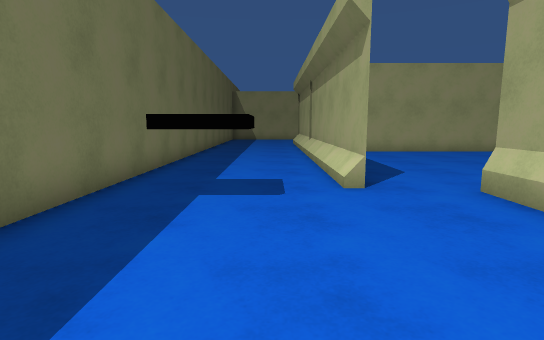
View 1 (above)

24 first-person views from a walk through a Unity game level. The camera is 1.2 m above the floor, tilts 8° down and sees 80° across. The floor is counted in squares, 1 m on a side. Each view is taken from the middle of a square. On the plan, view 1 faces up. The plan holds only what a view shows up to about 14 squares ahead; the rest is blank. The place goes on beyond the plan.

View 2
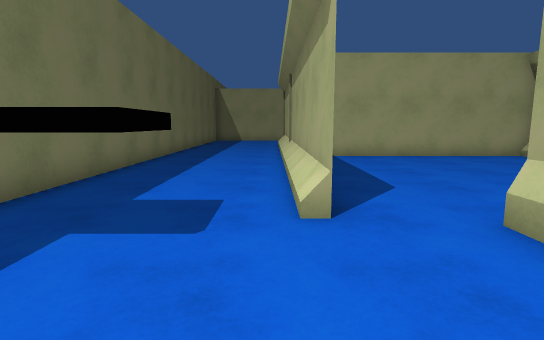

View 3
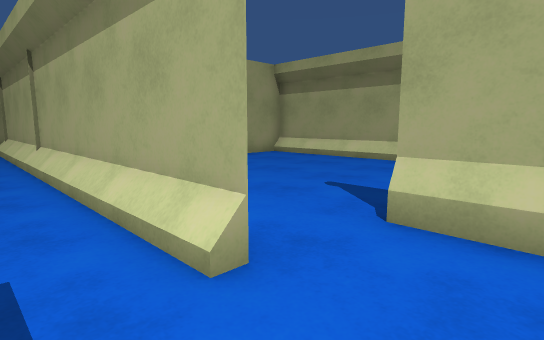

View 4
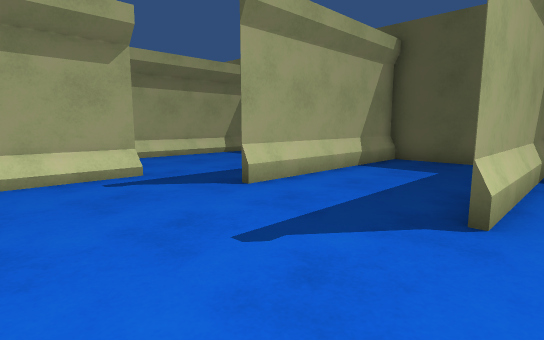

View 5
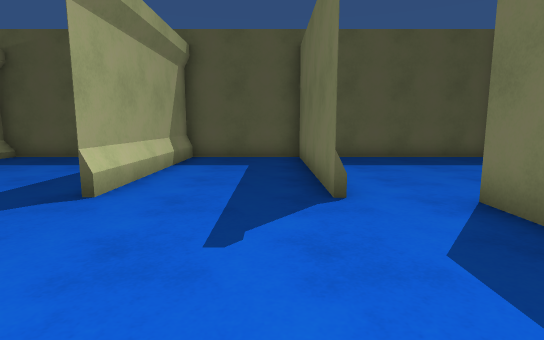

View 6
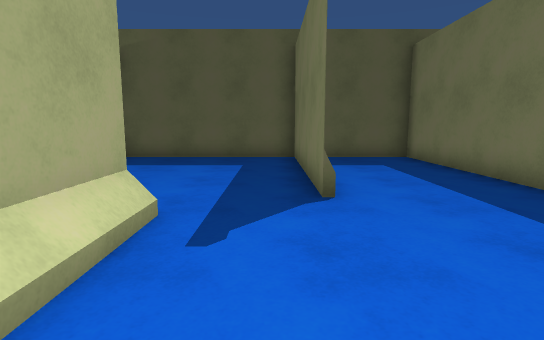

View 7
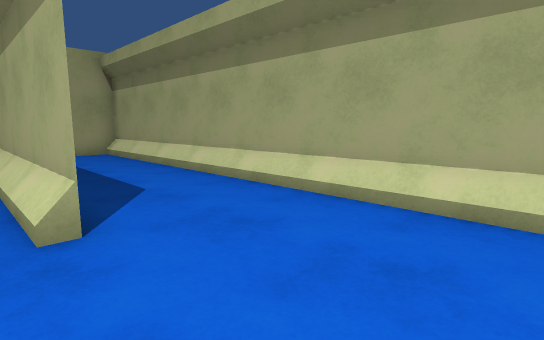

View 8
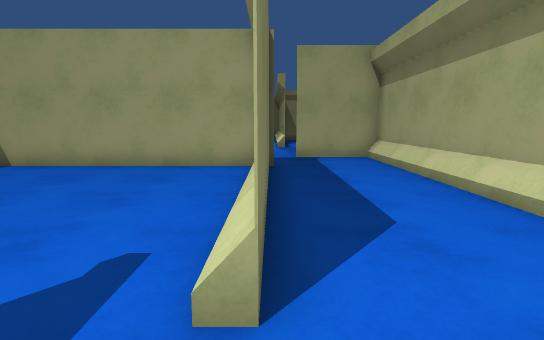

View 9
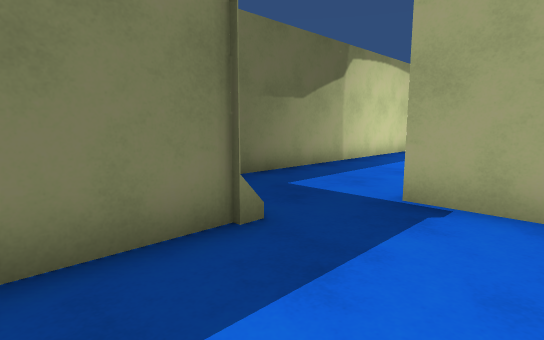

View 10
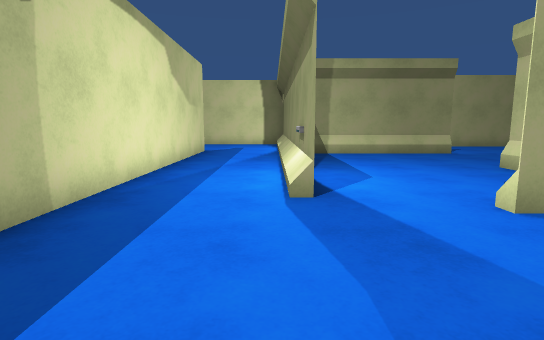

View 11
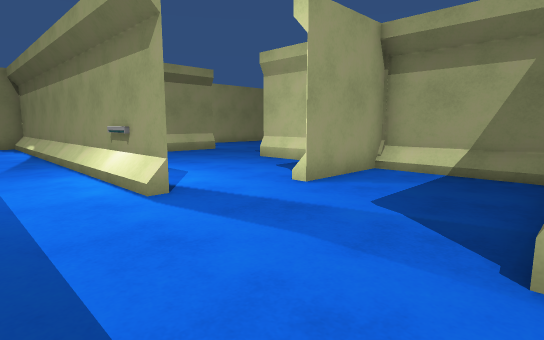

View 12
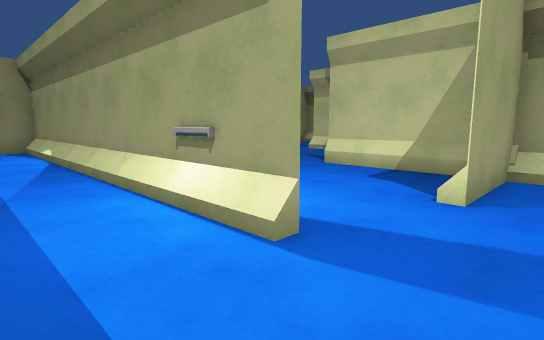

View 13
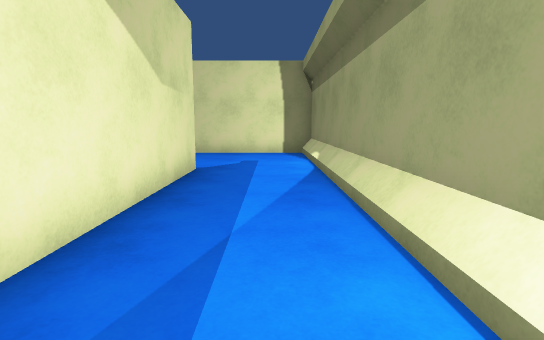

View 14
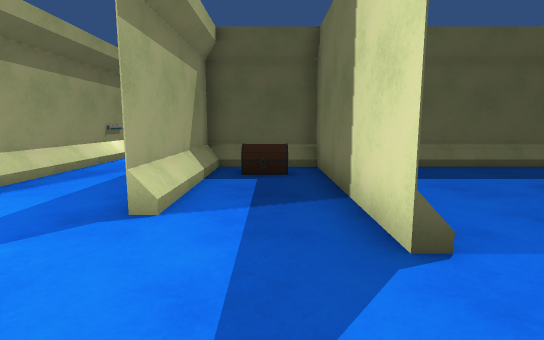

View 15
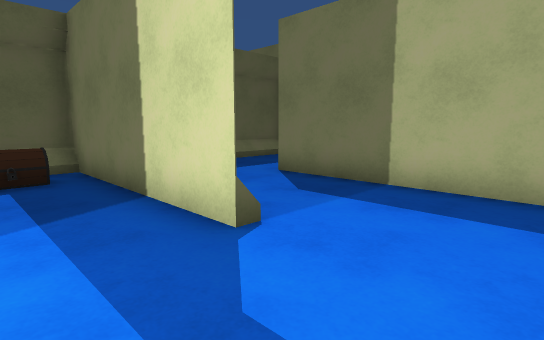

View 16
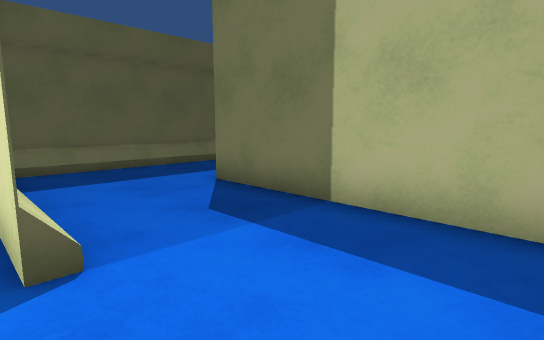

View 17
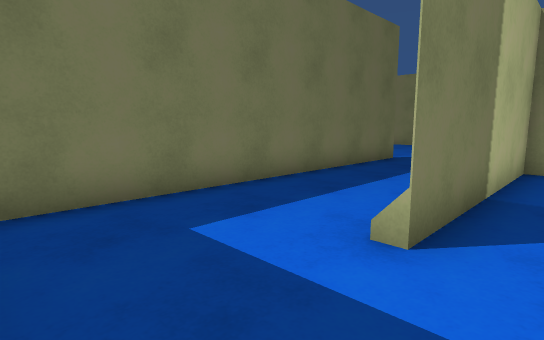

View 18
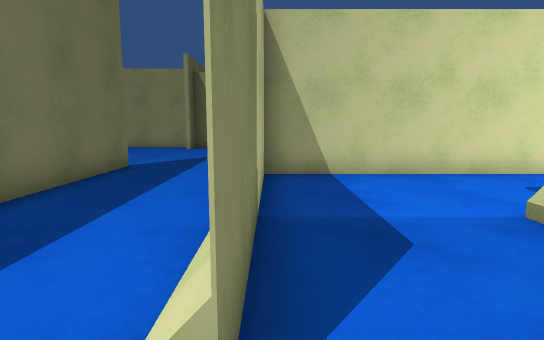

View 19
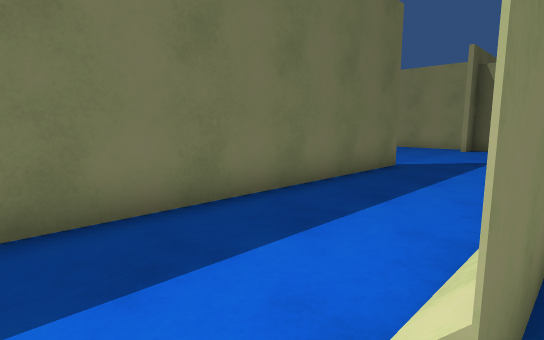

View 20
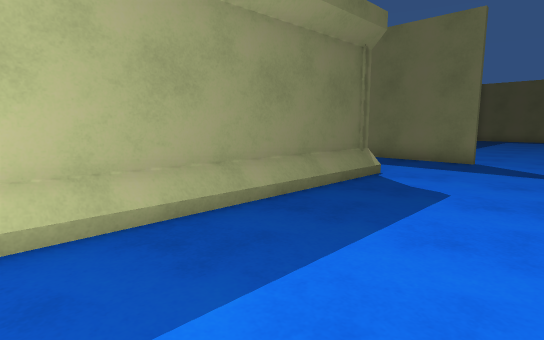

View 21
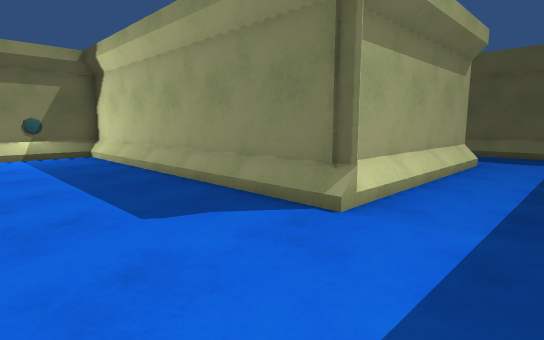

View 22
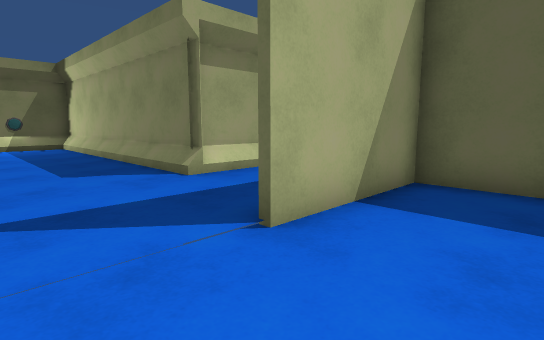

View 23
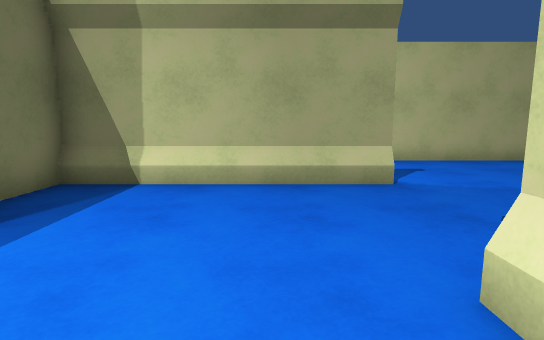

View 24
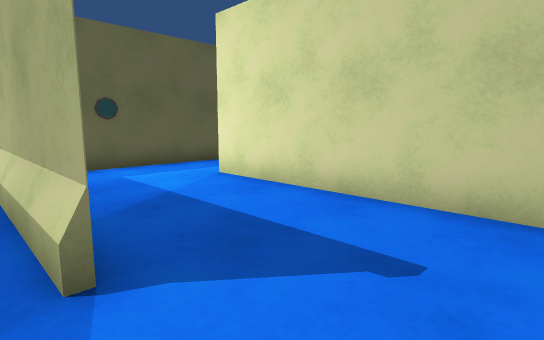

### Floor plan
Points are (right, up) in squares from view 1. A wall is a line through its corners. A room is listed if a view was taken in it or the views show most of it. See-through windows are left out.
Room 1 (views 1, 2, 3)
walls: (-3.2, 16.1) (-3.2, 3.6); (1.7, 6) (1.7, 20.9); (4, -0.8) (4, 5.9); (-3, -1) (4, -1)
low walls: (1.6, 6.5) (1.6, 21.1); (3.8, 0.8) (3.8, 5.5)
ways out: opening at (2.5, 6) to room 2
Room 2 (views 4, 5, 6)
walls: (4, 5.9) (4, -1.1); (1.8, 7.2) (1.8, 6); (10.9, 6.7) (10.9, 13.2); (11.1, 14.4) (1.6, 14.4); (4, -1) (7.9, -1); (8.1, -1.1) (8.1, 5.8)
low walls: (10.5, 6.8) (10.5, 13.2); (7.9, -1.1) (7.9, 5.5)
ways out: opening at (2.5, 6) to room 1; opening at (9.5, 5.5) to room 3
Room 3 (views 7, 8, 9)
walls: (8.2, 5.8) (8.2, -1); (14.9, 1.8) (14.9, 17) (11.9, 17); (10.9, 14.5) (10.9, 6.8) (10.5, 6.8); (7.9, -1) (14.9, -1)
low walls: (10.6, 8.4) (10.6, 6.7); (10.6, 9.4) (10.6, 8.5); (10.6, 10.4) (10.6, 9.5); (14.6, 1.8) (14.6, 15.4); (14.6, 15.5) (14.6, 16.4)
ways out: opening at (9.5, 5.5) to room 2; opening at (10.5, 15.5) to room 4
Room 4 (views 10, 11, 12, 13, 14, 15, 16, 17, 18, 19, 20, 21, 22, 23, 24)
walls: (7.9, 26.4) (7.9, 31.9) (7.9, 17); (11.7, 34.4) (11.7, 33.4); (4.7, 33.1) (4.7, 26.5); (11.8, 36.8) (0.8, 36.8) (0.8, 30) (0.8, 37); (11.7, 22.2) (11.7, 39.9); (0.5, 33.6) (0.5, 36.9) (11.7, 36.9); (18.5, 30.7) (11.7, 30.7) (11.7, 29); (17.7, 22) (17.7, 26.1); (-3, 26.4) (7.7, 26.4); (21.5, 34.8) (14.3, 34.8); (-3.2, 38.5) (-3.2, 27.4); (-5.5, 34.2) (-3.4, 34.2) (-3.4, 38.5); (17.7, 17.6) (17.7, 21.3) (14.3, 21.3)
low walls: (7.7, 29.6) (7.7, 30.5); (7.7, 30.6) (7.7, 31.5); (7.7, 28.6) (7.7, 29.5); (7.7, 26.4) (7.7, 28.5); (4.5, 32.5) (4.5, 31.8); (4.5, 33.1) (4.5, 32.6); (8.5, 37.2) (9.4, 37.2); (9.5, 37.2) (10.4, 37.2); (10.5, 37.2) (11.4, 37.2); (0.5, 31.4) (0.5, 30.5) (0.5, 31.5); (0.5, 31.6) (0.5, 32.5); (0.5, 32.6) (0.5, 33.5); (0.5, 37.2) (8.4, 37.2)
ways out: opening at (10.5, 15.5) to room 3; opening at (13.5, 35)
objects: chest (6, 28)

Positions as (right, up) in squares from view 1, and headings:
1: (0, 0), facing up
2: (1, 2), facing up
3: (0, 4), facing up-right
4: (3, 10), facing down-right
5: (5, 11), facing down
6: (9, 11), facing down
7: (10, 3), facing up-right
8: (11, 5), facing up
9: (14, 12), facing up-left
10: (11, 17), facing up
11: (9, 17), facing up-right
12: (9, 20), facing up-right
13: (10, 23), facing up
14: (6, 36), facing down
15: (7, 36), facing down-left
16: (5, 36), facing down-left
17: (2, 27), facing up-left
18: (1, 29), facing up
19: (1, 29), facing up-left
20: (8, 41), facing down-left
21: (-2, 41), facing down-right
22: (-6, 41), facing down-right
23: (16, 24), facing up
24: (21, 30), facing up-left
